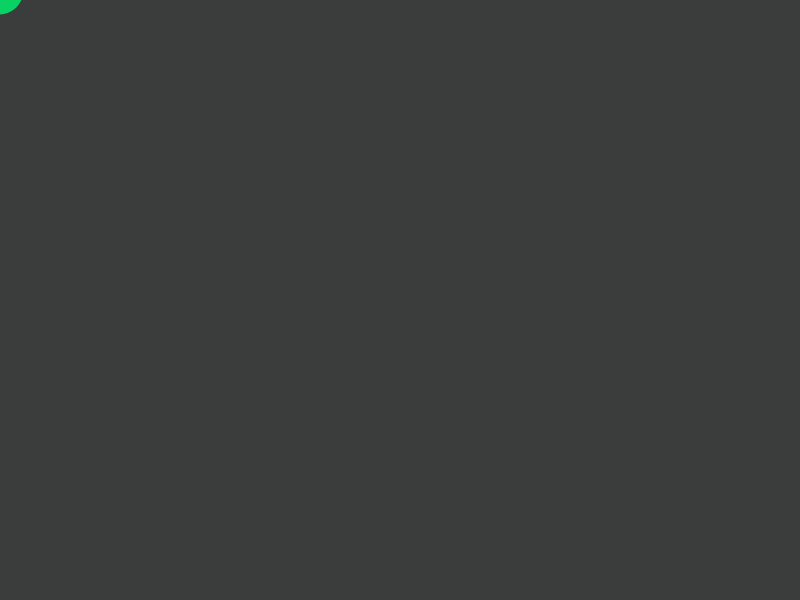
Frame 1 (no input)
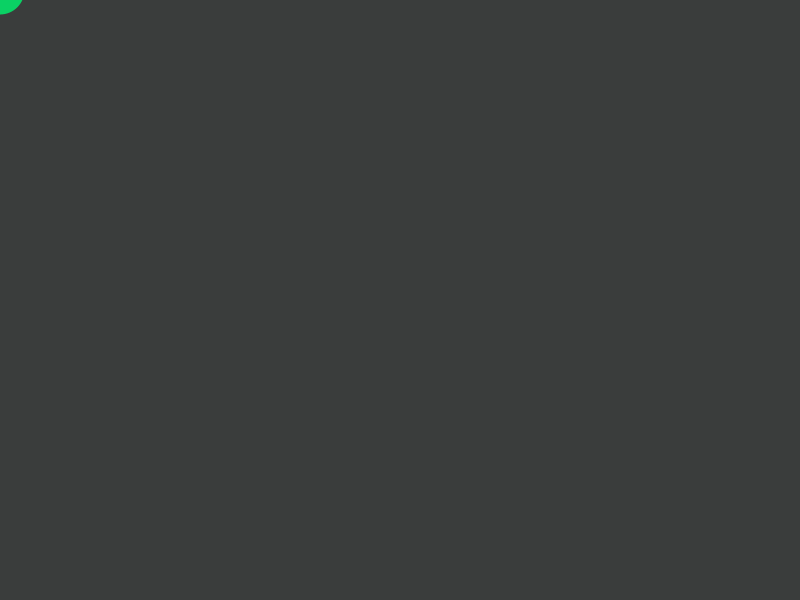
Frame 60 (the mouse pressed at the canvas centre just before this capture)
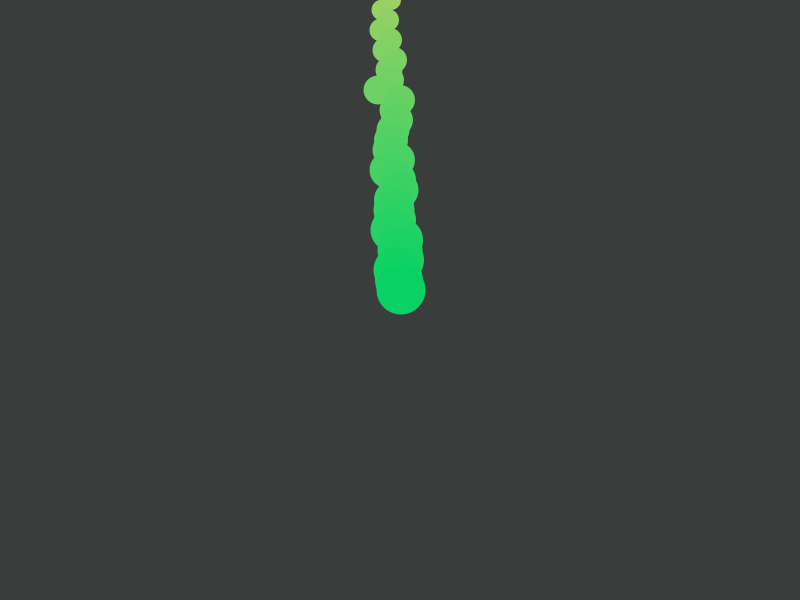
Frame 120 (the mouse held since frame 60 and released just before this capture)

The Processing sketch that drew these frames (run headless with seeded random() and noise(); from frame 60 on, the mouse is pressed at the canvas centre):

// Processing sketch: Cursor_Bubbles
// ── Cursor_Bubbles.pde
int []xpos = new int[50];
int[] ypos = new int[50];

void setup() {
  size(800, 600);
  smooth();
  // noCursor();
  noStroke();


  for (int i = 0; i < 50; i++) {
    xpos[i] = 0;
    ypos[i] = 0;
  }
}

void draw() {
  background(58,61,60);
  for (int i = 0; i <49; i++) {
    xpos[i] = xpos[i+1];
    ypos[i] = ypos[i+1];
  }

  xpos[xpos.length-1] = mouseX;
  ypos[ypos.length-1] = mouseY;

  for (int i = 0; i < 50; i++) {
    noStroke();
    fill(255-i*5,209,100);
    ellipse(xpos[i]+=random(-2,2), ypos[i]+i*10-500, i, i);
  }
}
